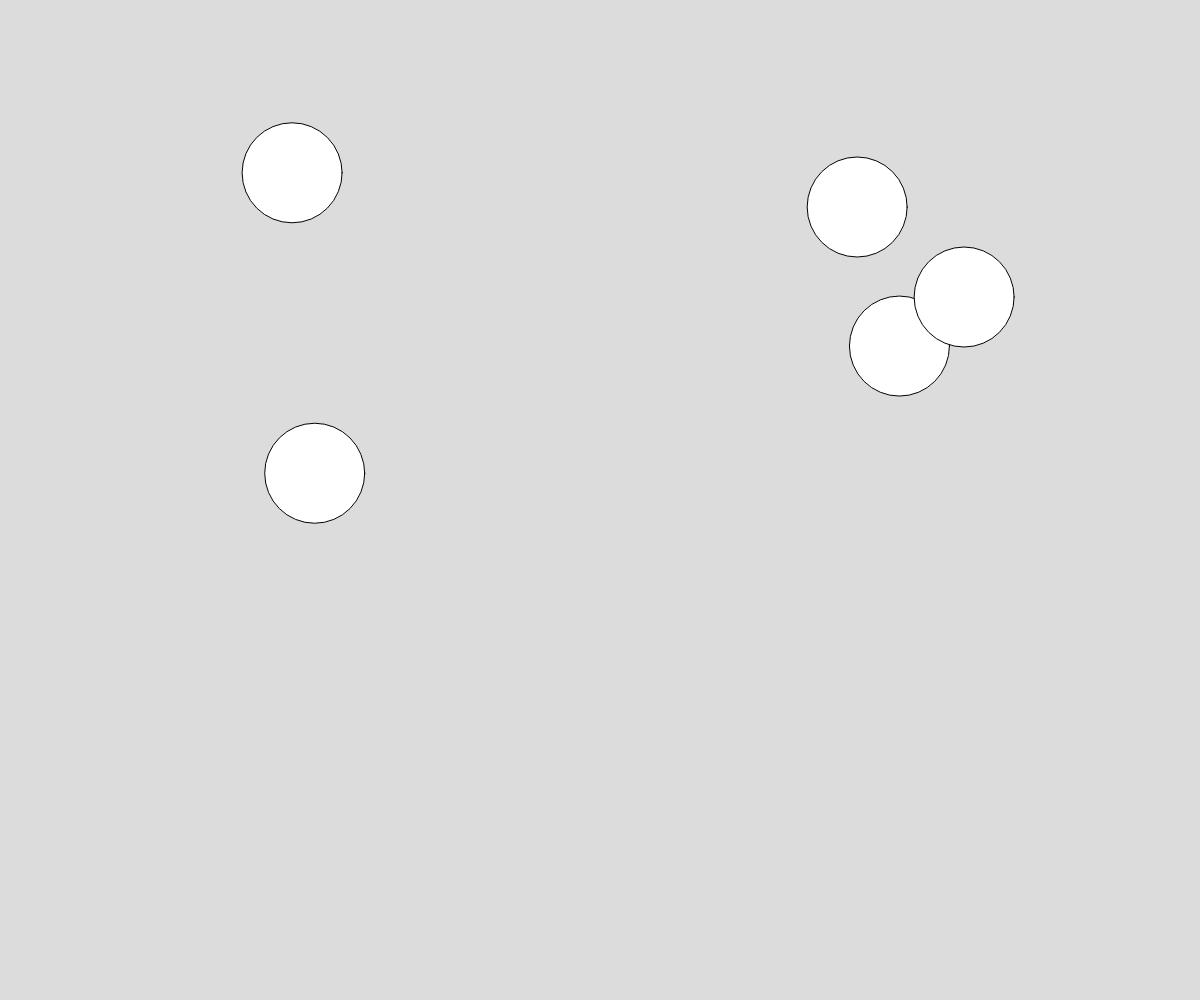
Frame 1 (no input)
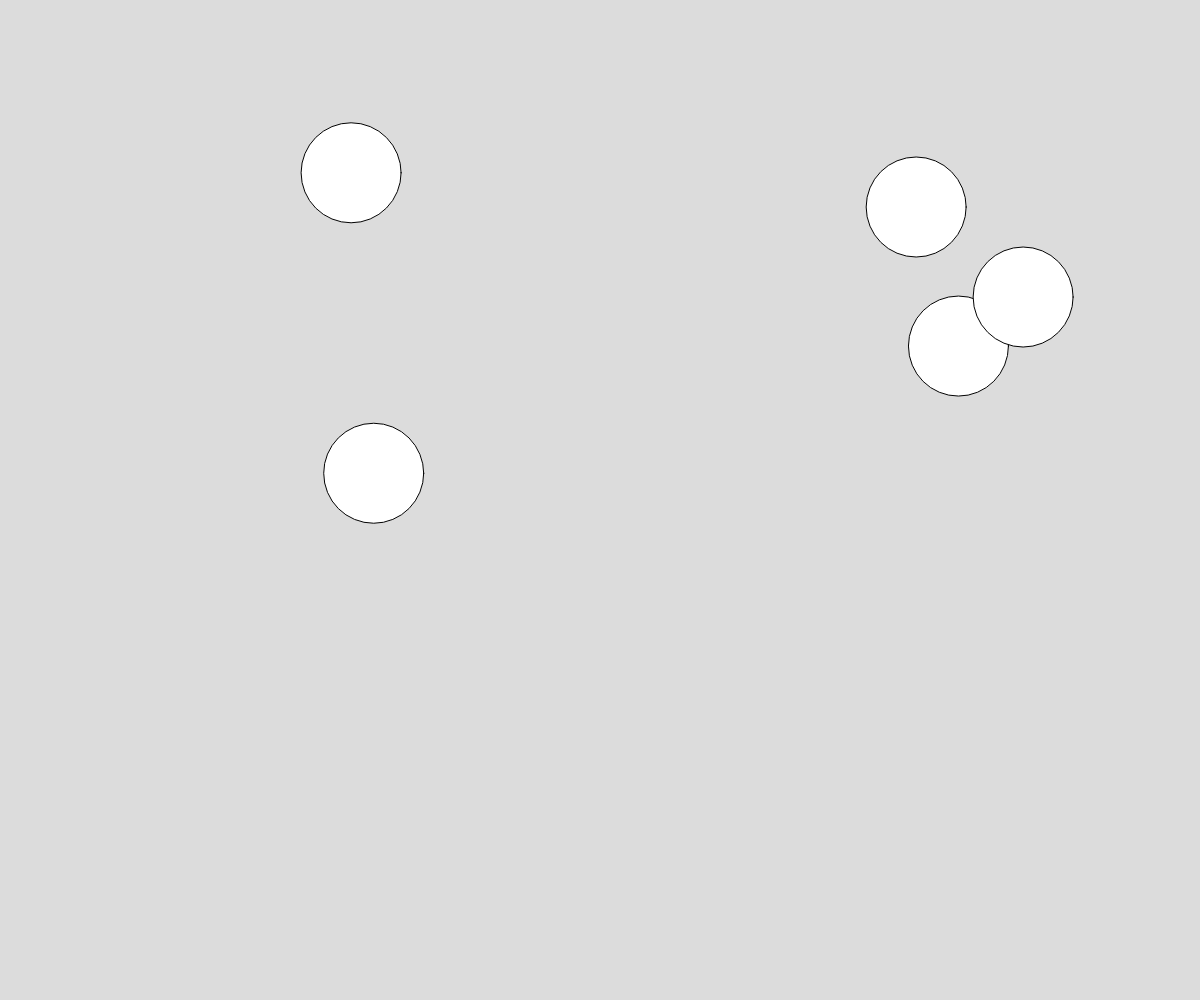
Frame 60 (no input)
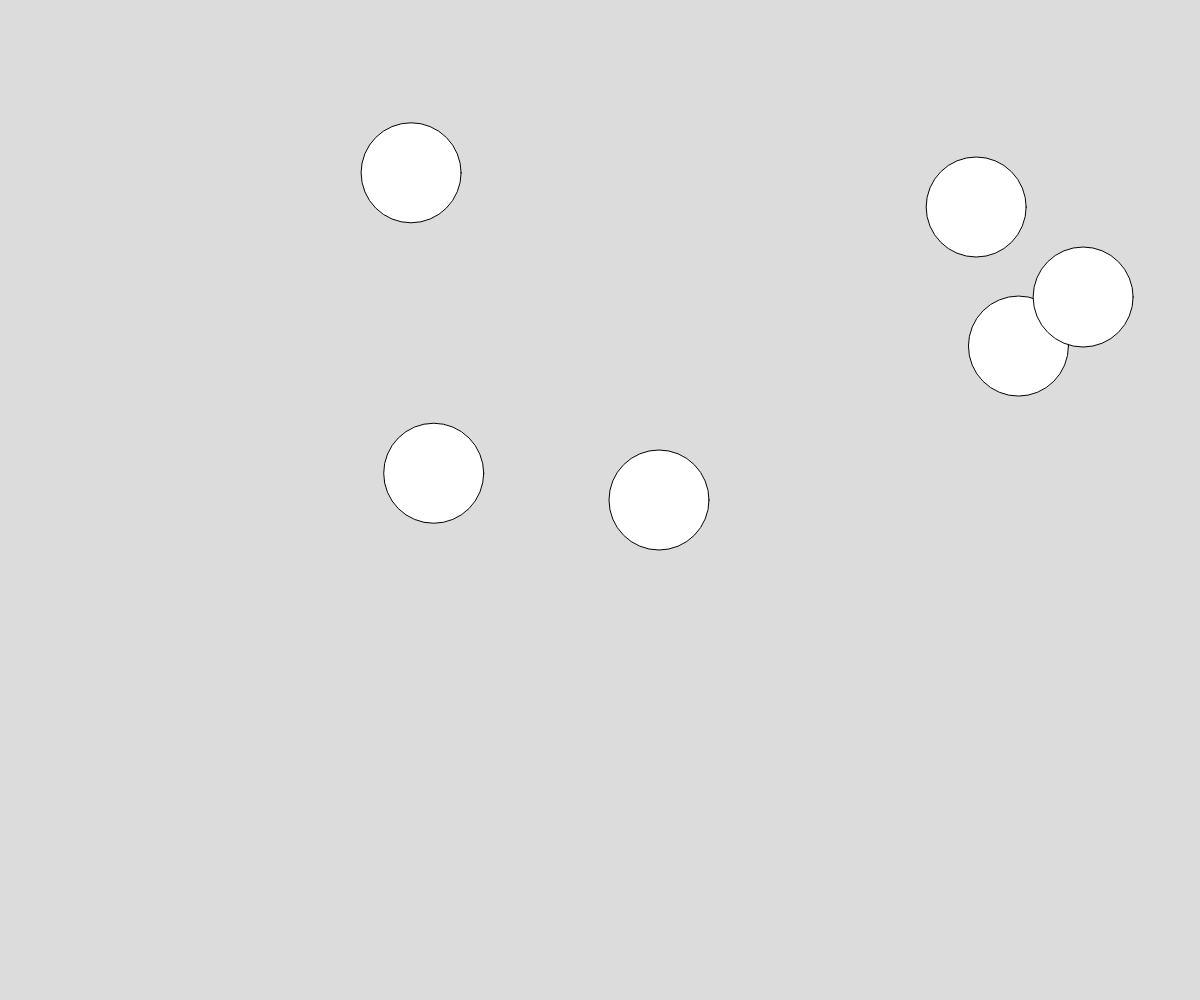
Frame 120 (the mouse pressed at the canvas centre since frame 60)

The p5.js sketch that drew these frames (run headless with seeded random() and noise() and a simulated clock; from frame 60 on, the mouse is pressed at the canvas centre):

// p5.js sketch
// ── sketch.js
// colourArray = [230, 50, 100, 150, 200, 250];


// function setup() {
//   createCanvas(windowWidth, windowHeight);
//   noStroke();
//   noLoop();
// }

// function draw() {
//   randomColour = int(random(0, colourArray.length));
//   background(0);
//   fill(colourArray[randomColour]);
//   circle(width/2, height/2, height*0.8);

  
// }

// function mousePressed() {
  

// }

/*
  We are going to re-factor this code to use arrays and loops to have many circles moving across or down the page
*/

let y = -50;//global
let circleSize = 100;

let positionsX = [];
let positionsY = [];


function setup() {
  createCanvas(windowWidth, windowHeight);

  for(let i = 0; i < 5; i++){
    positionsX.push(random(0,width));
    positionsY.push(random(0,height));
  }
  
  console.log(positionsX);
}

function draw() {
  background(220);

  

  if(y >= (height+circleSize/2)){
     y = 0-circleSize/2;
  }

  //add more circles
  for(let i = 0; i < positionsX.length; i++){
    // temporay veriable
    // let x = positionsX[ i ]; // index to get the value
    
    circle(positionsX[ i ],positionsY[ i ],circleSize);//using value
    
    positionsX[ i ] += 1;//changing value
    
    if(positionsX[ i ] >= (width+circleSize/2)){//using value
     positionsX[ i ] = 0-circleSize/2;//changing value
    }
  }
  
}

function mousePressed(){
  // function push belongs to positionsX array
  positionsX.push(mouseX);
  positionsY.push(mouseY);
  
  // length data/variable belongs to the array
  console.log(positionsX.length);
}

function keyPressed(){
  positionsX.pop();
  positionsY.pop();
  console.log(positionsX.length);
}
